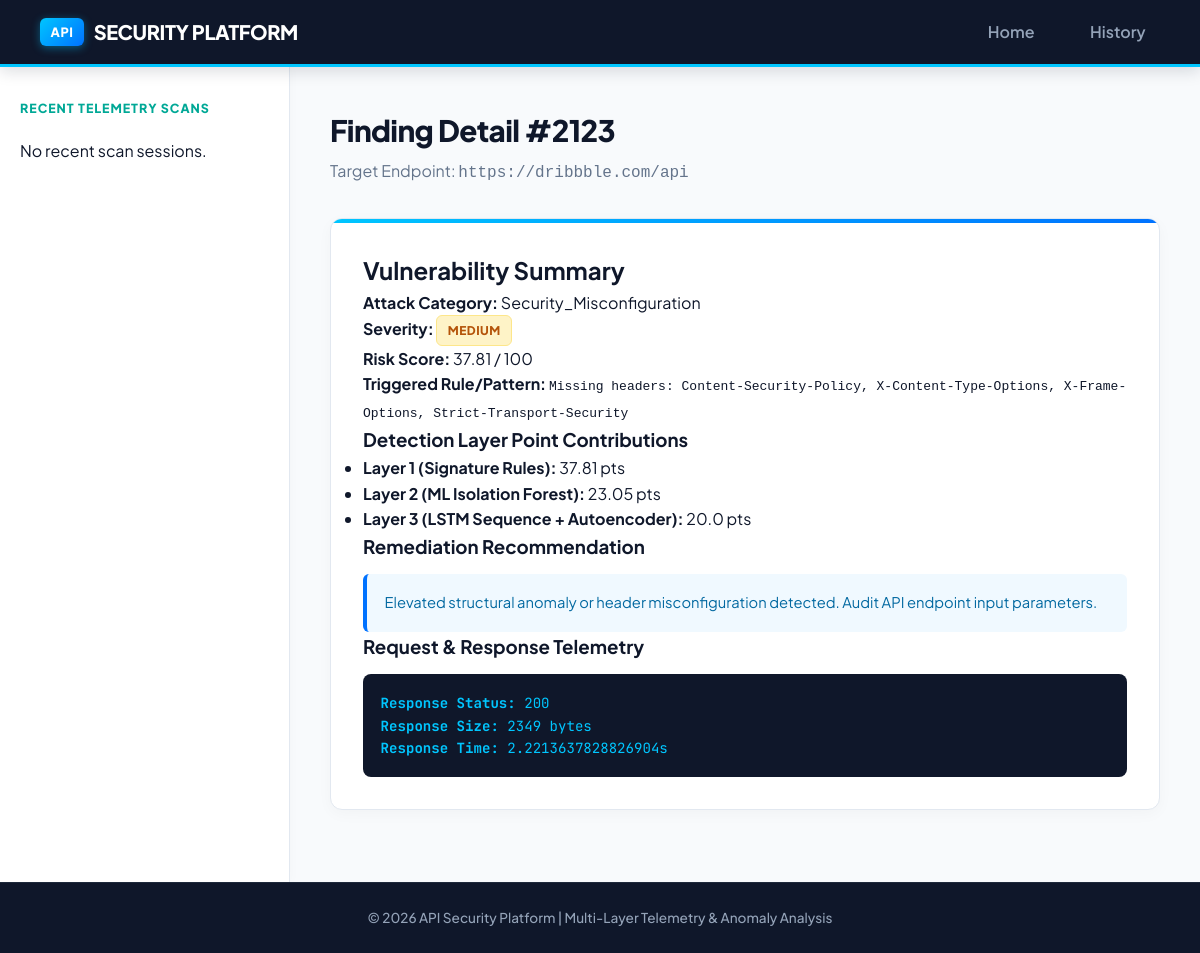
/finding/2123, run on the app's committed database.
### database/models.py (models this page shows)
class Finding(Base):
    __tablename__ = "findings"
    id = Column(Integer, primary_key=True, index=True)
    session_id = Column(Integer, ForeignKey("scan_sessions.id", ondelete="CASCADE"), nullable=False)
    endpoint_id = Column(Integer, ForeignKey("endpoints.id", ondelete="CASCADE"), nullable=True)
    attack_type = Column(String(100), nullable=False, default="None")
    finding_status = Column(String(30), nullable=False, default="Informational")
    severity = Column(String(20), nullable=False, default="Low")
    risk_score = Column(Float, default=0.0)
    signature_triggered = Column(String(255), default="")
    ml_score = Column(Float, default=0.0)
    lstm_score = Column(Float, default=0.0)
    autoencoder_score = Column(Float, default=0.0)
    recommendation = Column(Text, nullable=True)
    timestamp = Column(DateTime, default=datetime.utcnow)
    request_payload = Column(Text, nullable=True, default="")
    response_status = Column(Integer, default=200)
    response_size = Column(Integer, default=0)
    response_time = Column(Float, default=0.0)
    session = relationship("ScanSession", back_populates="findings")
    endpoint = relationship("Endpoint", back_populates="findings")

class Endpoint(Base):
    __tablename__ = "endpoints"
    id = Column(Integer, primary_key=True, index=True)
    session_id = Column(Integer, ForeignKey("scan_sessions.id", ondelete="CASCADE"), nullable=False)
    url = Column(String(500), nullable=False)
    method = Column(String(10), nullable=False, default="GET")
    discovered_at = Column(DateTime, default=datetime.utcnow)
    session = relationship("ScanSession", back_populates="endpoints")
    findings = relationship("Finding", back_populates="endpoint", cascade="all, delete-orphan")

### dashboard/routes.py (the view)
@dashboard_bp.route("/finding/<int:finding_id>")
def finding_detail(finding_id):
    finding = get_finding_by_id(finding_id)
    return render_template("report.html", finding=finding)

### database/db.py (called while the page is built)
def get_finding_by_id(finding_id: int) -> Optional[Finding]:
    db = SessionLocal()
    try:
        return db.query(Finding).options(joinedload(Finding.endpoint)).options(joinedload(Finding.session)).filter(Finding.id == finding_id).first()
    finally:
        db.close()

### dashboard/templates/report.html (shortened to what this page needs)
{% extends "base.html" %}
{% block content %}
<div class="page-header">
    <h1>Finding Detail #{{ finding.id if finding else 'N/A' }}</h1>
    <p>Target Endpoint: <code>{{ finding.endpoint.url if finding and finding.endpoint else 'N/A' }}</code></p>
</div>
{% if finding %}
<div class="card detail-card">
    <h2>Vulnerability Summary</h2>
    <div class="detail-grid">
        <div><strong>Attack Category:</strong> {{ finding.attack_type }}</div>
        <div><strong>Severity:</strong> <span class="badge {{ finding.severity|lower }}">{{ finding.severity }}</span></div>
        <div><strong>Risk Score:</strong> {{ finding.risk_score }} / 100</div>
        <div><strong>Triggered Rule/Pattern:</strong> <code>{{ finding.signature_triggered or 'N/A' }}</code></div>
    </div>
    <h3>Detection Layer Point Contributions</h3>
    <ul>
        <li><strong>Layer 1 (Signature Rules):</strong> {{ finding.risk_score }} pts</li>
        <li><strong>Layer 2 (ML Isolation Forest):</strong> {{ finding.ml_score }} pts</li>
        <li><strong>Layer 3 (LSTM Sequence + Autoencoder):</strong> {{ finding.lstm_score + finding.autoencoder_score }} pts</li>
    </ul>
    <h3>Remediation Recommendation</h3>
    <p class="recommendation-box">{{ finding.recommendation }}</p>
    <h3>Request & Response Telemetry</h3>
    <div class="code-block">
        <p><strong>Response Status:</strong> {{ finding.response_status }}</p>
        <p><strong>Response Size:</strong> {{ finding.response_size }} bytes</p>
        <p><strong>Response Time:</strong> {{ finding.response_time }}s</p>
    </div>
</div>
{% else %}
<p>Finding detail record not found.</p>
{% endif %}
{% endblock %}

### dashboard/static/css/style.css (style rules this page uses)
* { box-sizing: border-box; margin: 0; padding: 0; }
:root { --zap-navy: #0f172a; --zap-slate: #1e293b; --zap-cyan: #00c6ff; --zap-teal: #00a896; --zap-blue-gradient: linear-gradient(135deg, #00c6ff 0%, #0072ff 100%); --zap-dark-gradient: linear-gradient(135deg, #0f172a 0%, #1e293b 100%); --bg-main: #f8fafc; --bg-card: #ffffff; --text-primary: #0f172a; --text-secondary: #475569; --text-muted: #64748b; --border-color: #e2e8f0; }
body { font-family: 'Plus Jakarta Sans', -apple-system, BlinkMacSystemFont, "Segoe UI", Roboto, sans-serif; background-color: var(--bg-main); color: var(--text-primary); line-height: 1.6; min-height: 100vh; }
.page-header { margin-bottom: 2rem; }
.page-header h1 { font-size: 1.85rem; font-weight: 800; color: var(--zap-navy); letter-spacing: -0.02em; }
.page-header p { color: var(--text-muted); font-size: 1rem; margin-top: 0.2rem; }
.card { background-color: #ffffff; border-radius: 12px; padding: 2rem; margin-bottom: 2rem; border: 1px solid #e2e8f0; box-shadow: 0 4px 15px rgba(0, 0, 0, 0.03); position: relative; overflow: hidden; }
.card::before { content: ''; position: absolute; top: 0; left: 0; right: 0; height: 4px; background: var(--zap-blue-gradient); }
.badge { padding: 0.3rem 0.65rem; border-radius: 6px; font-size: 0.75rem; font-weight: 800; text-transform: uppercase; letter-spacing: 0.04em; display: inline-block; }
.badge.medium { background-color: #fef3c7; color: #b45309; border: 1px solid #fde68a; }
.recommendation-box { background-color: #f0f9ff; padding: 1.1rem; border-left: 4px solid #0072ff; border-radius: 6px; margin-top: 0.75rem; color: #0369a1; font-size: 0.92rem; }
.code-block { background-color: var(--zap-navy); color: #00c6ff; padding: 1.1rem; border-radius: 8px; font-family: 'JetBrains Mono', monospace; margin-top: 0.75rem; font-size: 0.88rem; }

### data on the page
Finding: id "2123", attack_type "Security_Misconfiguration", severity "MEDIUM", risk_score "37.81", signature_triggered "Missing headers: Content-Security-Policy, X-Content-Type-Options, X-Frame-Options, Strict-Transport-Security", ml_score "23.05", finding.lstm_score+finding.autoencoder_score "20.0", recommendation "Elevated structural anomaly or header misconfiguration detected. Audit API endpoint input parameters.", response_status "200", response_size "2349", response_time "2.2213637828826904"
Endpoint: endpoint "https://dribbble.com/api"
